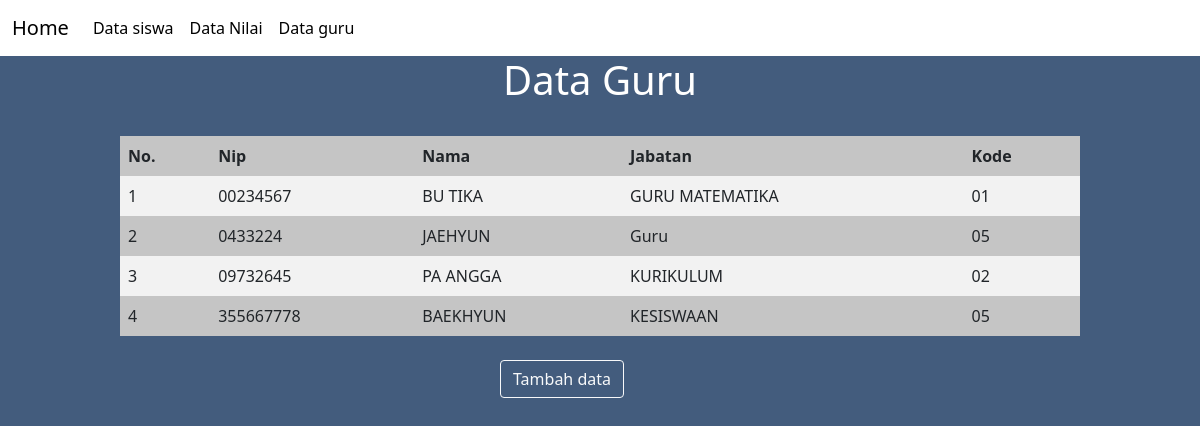
The page /guru/data_guru.php (signed in) on the database its author committed.
### tables this page shows
CREATE TABLE `guru` (
  `nip` varchar(20) NOT NULL,
  `nama` varchar(30) NOT NULL,
  `jabatan` varchar(40) NOT NULL,
  `kode` varchar(5) NOT NULL
);

### guru/data_guru.php (the view, shortened to what this page needs)
<!DOCTYPE html>
<html lang="en">
<head>
    <link href="https://cdn.jsdelivr.net/npm/bootstrap@5.0.2/dist/css/bootstrap.min.css" rel="stylesheet">
</head>
<body>
<nav class="navbar navbar-expand-lg navbar-dark" style="background-color: white;">
      <div class="container-fluid">
        <a class="navbar-brand" href="index.php" style="color:black">Home</a>
        <div class="collapse navbar-collapse" id="navbarScroll">
          <ul class="navbar-nav me-auto my-2 my-lg-0 navbar-nav-scroll" style="--bs-scroll-height: 100px;">
            <li class="nav-item">
              <a class="nav-link active" aria-current="page" href="data_siswa.php" style="color:black">Data siswa  </a>
            </li>
            <li class="nav-item">
              <a class="nav-link" href="data_nilai.php"style="color:black">Data Nilai  </a>
            </li>
            <li class="nav-item">
              <a class="nav-link" href="data_guru.php"style="color:black">Data guru  </a>
            </li>
          </ul>
      </div>
    </nav>
    <h1 class="text" align= "center" style="color: white">Data Guru</h1></br>
    <table align=center>
  <tr>
    <th>No.</th>
  <th>Nip</th>
  <th>Nama</th>
  <th>Jabatan</th>
  <th>Kode</th>
  </tr>
  <?php
 include "koneksi.php";
 $no=1;
 $ambildata = mysqli_query($koneksi,"SELECT * FROM guru");
 while ($tampil = mysqli_fetch_array($ambildata)){
    echo"
    <tr>
    <td>$no</td>
    <td>$tampil[nip]</td>
    <td>$tampil[nama]</td>
    <td>$tampil[jabatan]</td>
    <td>$tampil[kode]</td>
    </tr>";
    $no++;
 }
 ?>
</table>
<br>
        <a class="btn btn-outline-light"  href="tambahguru.php" role="button"style="margin-left: 500px; ">Tambah data</a>
</body>
</html>

### guru/data_guru.php (style rules this page uses)
body { background-color: rgb(67,92,125); }
table { border-collapse: collapse; width: 80%; background-color: #c5c5c5; }
th, td { text-align: left; padding: 8px; }
tr:nth-child(even) { background-color: #f2f2f2; }

### rows shown on the page
guru: nip "00234567", nama "BU TIKA", jabatan "GURU MATEMATIKA", kode "01"
guru: nip "0433224", nama "JAEHYUN", jabatan "Guru", kode "05"
guru: nip "09732645", nama "PA ANGGA", jabatan "KURIKULUM", kode "02"
guru: nip "355667778", nama "BAEKHYUN", jabatan "KESISWAAN", kode "05"
